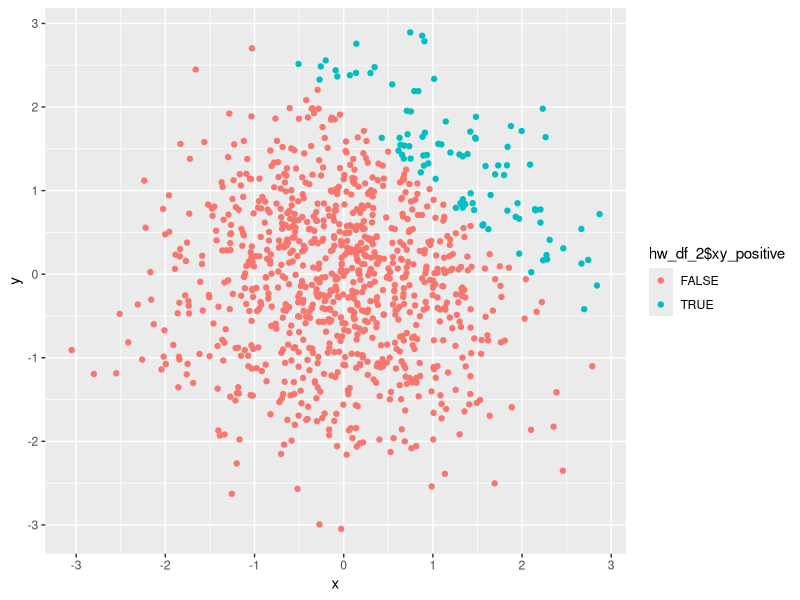
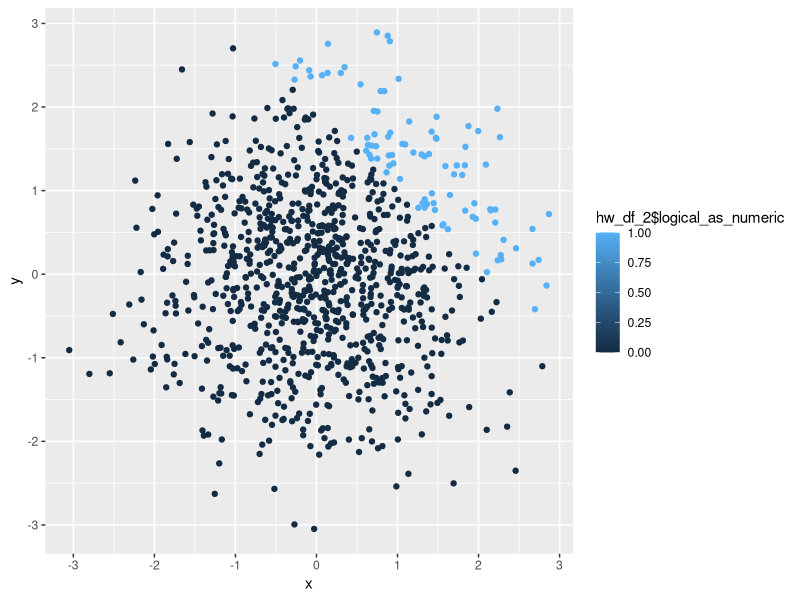
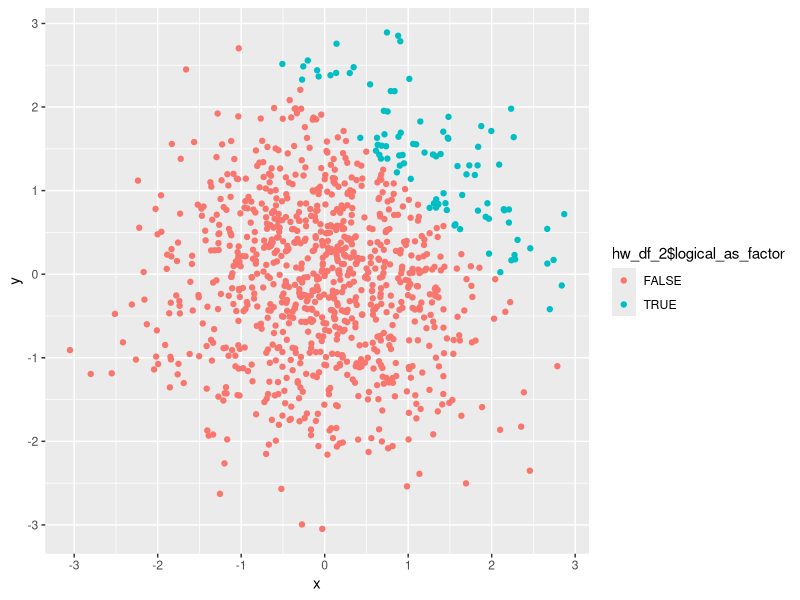
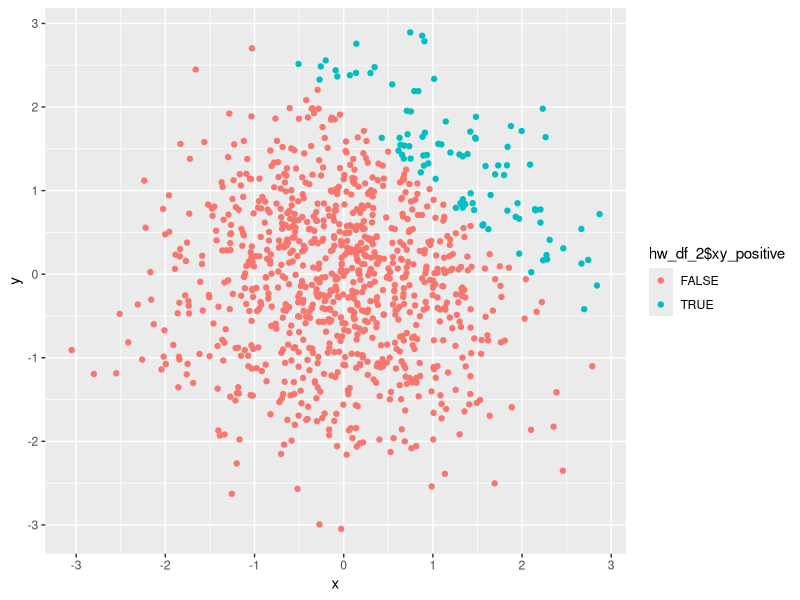

These figures' R source, in order:
## ---- chunk 1

## load the library tidyverse
library(tidyverse)
## ---- chunk 2

## set up the data frame
hw_df = tibble(
  random_sample_10 = runif(10, min = 0, max = 5),
  vec_logical_gt2 = random_sample_10 > 2,
  vec_char_10 = c("This","is", "a", "character", "vector", "with", "a", "length", "of", "ten."),
  vec_factor_10 = factor(c("male","male","female", "female", "female", "male", "male", "female", "female", "male"))
)

## ---- chunk 3

## take the mean of the random sample
mean(hw_df$random_sample_10)

## take the mean of the logical vector
mean(hw_df$vec_logical_gt2)

## take the mean of the character vector
mean(hw_df$vec_char_10)

## take the mean of the factor vector
mean(hw_df$vec_factor_10)
## ---- chunk 4

## convert character to factor to numeric and take the mean
mean(as.numeric(as.factor(hw_df$vec_char_10)))

## convert factor to character to numeric and take the mean
mean(as.numeric(as.character(hw_df$vec_factor_10)))
## ---- chunk 5

## set up data frame
hw_df_2 = tibble(
  x = rnorm(1000),
  y = rnorm(1000),
  xy_positive = (x + y) > 2,
  logical_as_numeric = as.numeric(xy_positive),
  logical_as_factor = as.factor(xy_positive)
)
## ---- chunk 6

## create plot colored using logical vector and save plot in project directory
ggplot(hw_df_2, aes(x = x, y = y, color = hw_df_2$xy_positive)) + geom_point()
ggsave("myplot.pdf")

## create plot colored using logical vector as numeric
ggplot(hw_df_2, aes(x = x, y = y, color = hw_df_2$logical_as_numeric)) + geom_point()

## create plot colored using logical vector as factor
ggplot(hw_df_2, aes(x = x, y = y, color = hw_df_2$logical_as_factor)) + geom_point()
